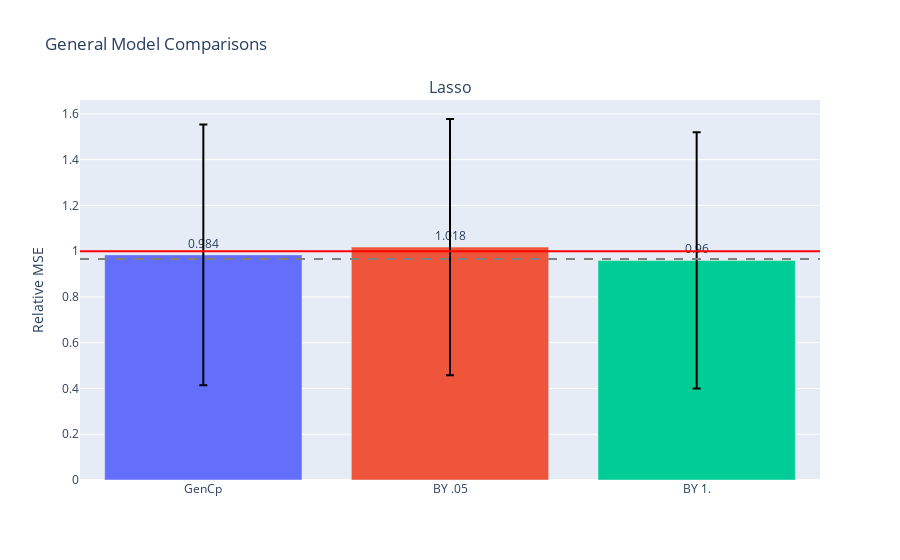

Notebook source saved alongside this figure:
### Code cell
fig = gen_model_barplots(
    model_errs, 
    model_names, 
    est_names, 
    title, 
    has_elev_err=True
)
fig.show()

### Figure 1 — Plotly figure (JSON) as saved in the notebook; plotly's stock layout.template omitted (floating-point values rounded to 4 significant figures)
{"data": [{"error_y": {"array": [-0.5702, -0.5597, -0.5596], "color": "black", "type": "data"}, "marker": {"color": ["#636EFA", "#EF553B", "#00CC96", "#AB63FA", "#FFA15A", "#19D3F3", "#FF6692", "#B6E880", "#FF97FF", "#FECB52"]}, "text": [0.984, 1.018, 0.96], "textposition": "outside", "type": "bar", "x": ["GenCp", "BY .05", "BY 1."], "xaxis": "x", "y": [0.9838, 1.018, 0.9597], "yaxis": "y"}], "layout": {"annotations": [{"font": {"size": 16}, "showarrow": false, "text": "Lasso", "x": 0.5, "xanchor": "center", "xref": "paper", "y": 1, "yanchor": "bottom", "yref": "paper"}], "shapes": [{"line": {"color": "red"}, "type": "line", "x0": 0, "x1": 1, "xref": "x domain", "y0": 1, "y1": 1, "yref": "y"}, {"line": {"color": "grey", "dash": "dash"}, "type": "line", "x0": 0, "x1": 1, "xref": "x domain", "y0": 0.9663, "y1": 0.9663, "yref": "y"}], "title": {"text": "General Model Comparisons"}, "xaxis": {"anchor": "y", "domain": [0, 1]}, "yaxis": {"anchor": "x", "domain": [0, 1], "title": {"text": "Relative MSE"}}}}
